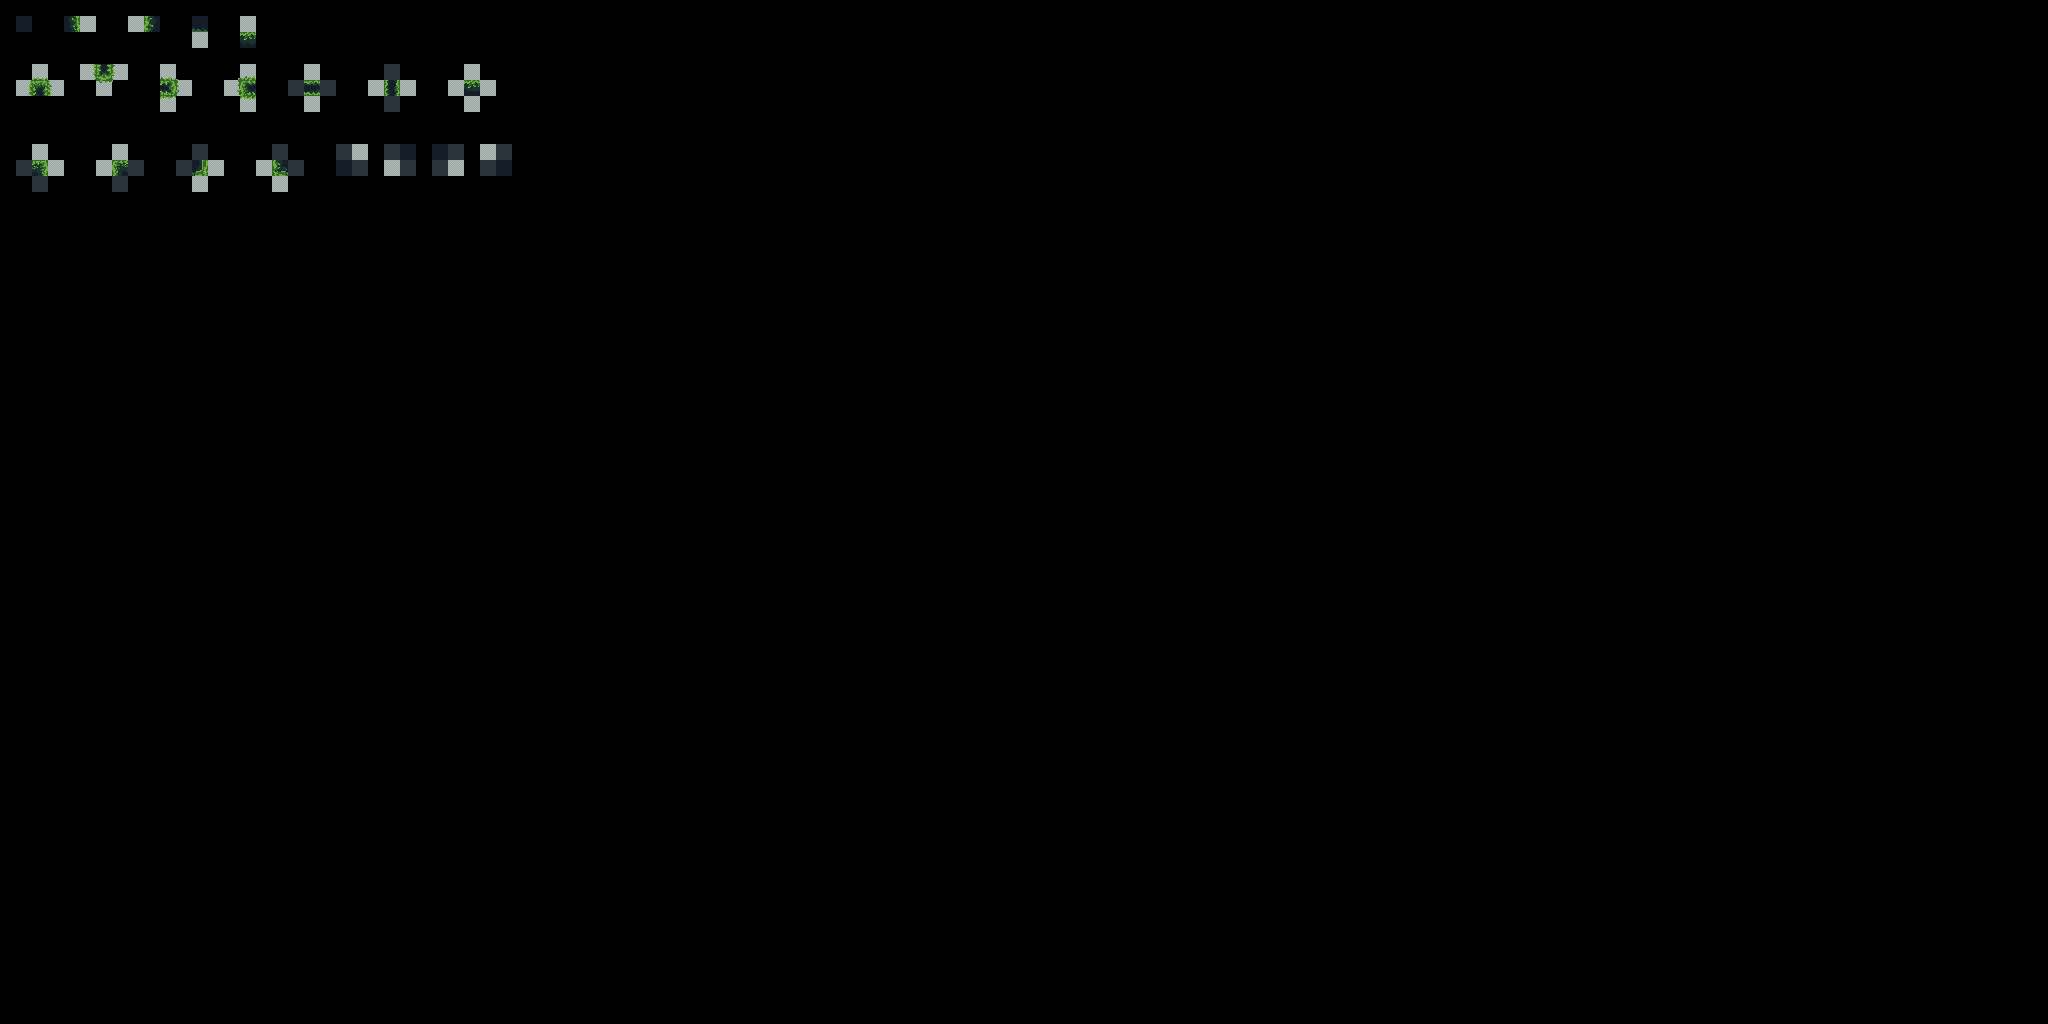

Below is a game level as drawn by its tile map, then a one-line description and the .tmx that defines it (tile-layer data replaced by summaries):
An orthogonal 128x64 tile map with 16x16 px tiles, 3 tile layers (regions, input_prototype, output_terrain).

<map version="1.10" tiledversion="1.10.2" orientation="orthogonal" renderorder="right-down" width="128" height="64" tilewidth="16" tileheight="16" infinite="0" nextlayerid="4" nextobjectid="1">
 <properties>
  <property name="DeleteTiles" type="bool" value="true" />
 </properties>
 <tileset firstgid="1" source="../basic_tileset.tsx" />
 <layer id="1" name="regions" width="128" height="64" opacity="0.62">
  <data>[8192 cells, 76 non-empty, 1 distinct tile ids]</data>
 </layer>
 <layer id="2" name="input_prototype" width="128" height="64" opacity="0.76">
  <data>[8192 cells, 76 non-empty, 2 distinct tile ids]</data>
 </layer>
 <layer id="3" name="output_terrain" width="128" height="64">
  <data>[8192 cells, 41 non-empty, 36 distinct tile ids]</data>
 </layer>
</map>
